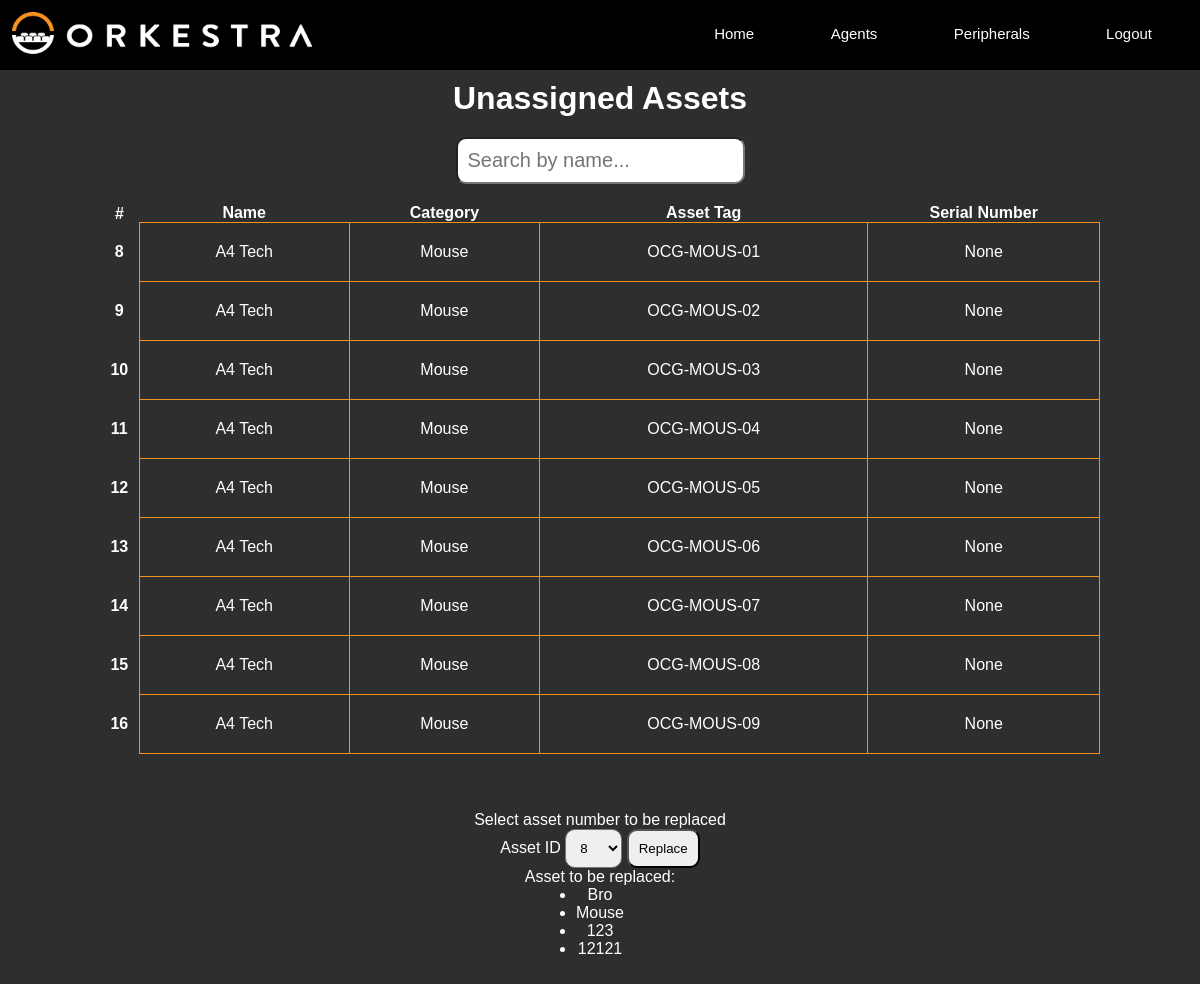
The app's page /replace_asset/Alex Macenas/5 (signed in) with its own data.
### models.py (models this page shows)
class Stock(db.Model):
    __tablename__ = 'stock'
    id = db.Column(db.Integer, primary_key=True, autoincrement=True)
    name = db.Column(db.Text, unique=False, nullable=False)
    category = db.Column(db.String(30), unique=False, nullable=False)
    asset_tag = db.Column(db.String(30), unique=False, nullable=False)
    serial_number = db.Column(db.String(30), unique=False, nullable=False)

### main.py (the view)
@app.route("/replace_asset/<fn>/<asset_id>", methods=['GET', 'POST'])
def replace_asset(fn, asset_id):
    msg = ""
    form = assignAsset()
    stock_det = Stock.query.filter_by(id=asset_id).first()
    all_stocks_query = f"""
    SELECT * FROM stock
    WHERE id NOT IN (
    SELECT stock_id FROM asset
    ) AND category = '{stock_det.category}';
    """
    stocks_not_in_asset = db.session.execute(text(all_stocks_query)).fetchall()
    if not stocks_not_in_asset:
        msg = "No unassigned assets found."
    else:
        form.id.choices = [(str(row[0]), str(row[0])) for row in stocks_not_in_asset]
    return render_template("replace_asset.html", form=form, msg=msg, stocks=stocks_not_in_asset, stock_det=stock_det, fn=fn)

### form.py
class assignAsset(FlaskForm):
    id = SelectField(label='Asset ID', validators=[DataRequired(), InputRequired()])
    agent_name = SelectField(label='Assign To:', validators=[DataRequired()])

### main.py (called while the page is built)
@login_manager.user_loader
def load_user(user_id):
    return db.session.get(User,(user_id))

### templates/replace_asset.html (shortened to what this page needs)
<!DOCTYPE html>
<html lang="en">
<head>
  <link href="{{ url_for('static', filename='css/styles.css') }}" rel="stylesheet" />
</head>
<body>
  <header>
    <nav>
     <a href="{{ url_for('home') }}"><img src="static\css\assets\orkestra-main-logo.png" alt=""></a>
     <div class="nav-links">
        <ul>
            <li><a href="{{ url_for('home') }}">Home</a></li>
            <li><a href="{{ url_for('view') }}">Agents</a></li>
            <li><a href="{{ url_for('asset_view') }}">Peripherals</a></li>
            <li><a href="{{ url_for('login') }}">Logout</a></li>
        </ul>
    </div>
    </nav>
</header>
    <div class="replaceAsset">
        <h1>Unassigned Assets</h1>
        <div class="replaceSearch">
          <input type="text" class="form-control" id="myInput" onkeyup="myFunction()" placeholder="Search by name...">
        </div>
        <table class="table" id="myTable">
          <thead>
            <tr>
              <th scope="col">#</th>
              <th scope="col">Name</th>
              <th scope="col">Category</th>
              <th scope="col">Asset Tag</th>
              <th scope="col">Serial Number</th>
            </tr>
          </thead>
          <tbody style="overflow-y: auto; height: 300px;">
            {% for stock in stocks %}
            <tr>
              <th scope="row">{{ stock.id }}</th>
              <td>{{ stock.name }}</td>
              <td>{{ stock.category }}</td>
              <td>{{ stock.asset_tag }}</td>
              <td>{{ stock.serial_number }}</td>
            </tr>
            {% endfor %}
          </tbody>
        </table>
    <div class="replaceAgent">
        <p>Select asset number to be replaced</p>
        <form action="{{ url_for('replace_controller') }}" method="POST">
            {{ form.id.label }}
            {{ form.id() }}
            <input type="submit" value="Replace" id="submitButton" onclick="return confirmReplace()">
        </form>
        <p>Asset to be replaced:</p>
        <ul>
            <li>{{ stock_det.name }}</li>
            <li>{{ stock_det.category }}</li>
            <li>{{ stock_det.asset_tag }}</li>
            <li>{{ stock_det.serial_number }}</li>
        </ul>
      </div>
</body>
</html>

### static/css/styles.css (style rules this page uses)
* { margin: 0; padding: 0; font-family: "Montserrat", sans-serif; box-sizing: border-box; }
body { background-color: #2E2E2E; }
nav { display: flex; padding: 1%; justify-content: space-between; align-items: center; background-color: #000000; }
nav img { width: 300px; }
.nav-links { flex: 1; text-align: right; }
.nav-links ul li { list-style: none; display: inline-block; padding: 8px 12px; position: relative; }
.nav-links ul li a { color: #fff; text-decoration: none; font-size: 15px; padding: 10px 24px; }
.nav-links ul li::after { content: ''; width: 0%; height: 2px; background: #fff; display: block; margin: auto; transition: 0.5s; }
.searchTable th, td { border: 1px solid #F6921E; padding: 20px; }
.replaceAsset { display: flex; justify-content: center; align-items: center; flex-direction: column; color: white; text-align: center; }
.replaceAsset h1 { padding: 10px; }
.replaceAsset table { width: 1000px; margin-top: 10px; margin-bottom: 10px; padding: 10px; border: #F6921E; border-collapse: collapse; }
.replaceSearch input { align-items: center; font-size: 20px; padding: 10px; margin-top: 10px; margin-bottom: 10px; border-radius: 10px; }
.replaceAgent { display: flex; align-items: center; justify-content: center; flex-direction: column; padding: 10px; height: 30vh; color: white; }
.replaceAgent input { padding: 10px; border-radius: 10px; }
.replaceAgent select { padding: 10px; border-radius: 10px; }

### records on screen
Stock: id "8", name "A4 Tech", category "Mouse", asset_tag "OCG-MOUS-01", serial_number "None"
Stock: id "9", name "A4 Tech", category "Mouse", asset_tag "OCG-MOUS-02", serial_number "None"
Stock: id "10", name "A4 Tech", category "Mouse", asset_tag "OCG-MOUS-03", serial_number "None"
Stock: id "11", name "A4 Tech", category "Mouse", asset_tag "OCG-MOUS-04", serial_number "None"
Stock: id "12", name "A4 Tech", category "Mouse", asset_tag "OCG-MOUS-05", serial_number "None"
Stock: id "13", name "A4 Tech", category "Mouse", asset_tag "OCG-MOUS-06", serial_number "None"
Stock: id "14", name "A4 Tech", category "Mouse", asset_tag "OCG-MOUS-07", serial_number "None"
Stock: id "15", name "A4 Tech", category "Mouse", asset_tag "OCG-MOUS-08", serial_number "None"
Stock: id "16", name "A4 Tech", category "Mouse", asset_tag "OCG-MOUS-09", serial_number "None"
Stock: name "Bro", category "Mouse", asset_tag "123", serial_number "12121"
